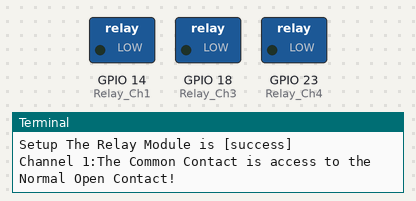
Recording of a program running on a simulated Raspberry Pi (BCM pin numbers). Shown: switched loads named in the program (green lamp = pin HIGH), the last lines printed to the terminal.

Above: at 0.5 s.
At 2.0 s:
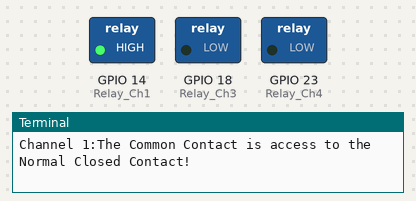
At 4.0 s:
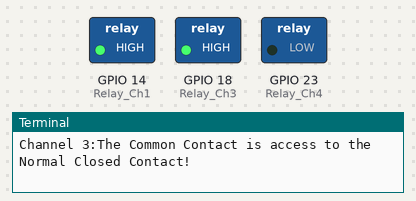
At 5.5 s:
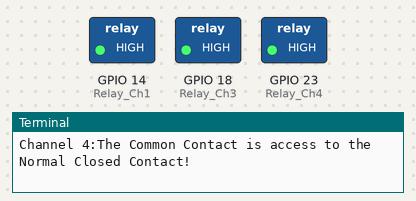
At 6.5 s:
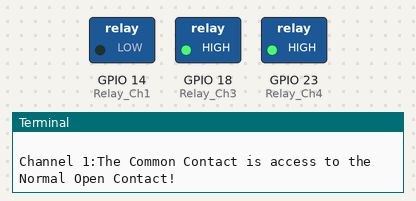
Timing chart, 0 to 7.8 s (numbered marks = the images above):
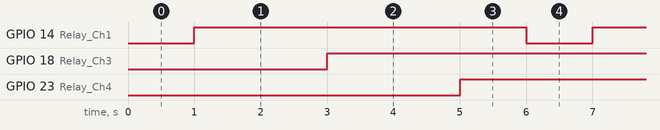

The program:

relay_module.py
```python
import RPi.GPIO as GPIO

import time

Relay_Ch1 = 14

#Relay_Ch2 = 15

Relay_Ch3 = 18

Relay_Ch4 = 23

GPIO.setwarnings(False)

GPIO.setmode(GPIO.BCM)

GPIO.setup(Relay_Ch1,GPIO.OUT)
#GPIO.setup(Relay_Ch2,GPIO.OUT)
GPIO.setup(Relay_Ch3,GPIO.OUT)
GPIO.setup(Relay_Ch4,GPIO.OUT)


print("Setup The Relay Module is [success]")

try:
    while True:

#Control the Channel 1

      GPIO.output(Relay_Ch1,GPIO.LOW)

      print("Channel 1:The Common Contact is access to the Normal Open Contact!")

      time.sleep(1)

      GPIO.output(Relay_Ch1,GPIO.HIGH)

      print("Channel 1:The Common Contact is access to the Normal Closed Contact!\n")

      time.sleep(1)

#Control the Channel 2

      #GPIO.output(Relay_Ch2,GPIO.LOW)

      #print("Channel 2:The Common Contact is access to the Normal Open Contact!")

      #time.sleep(1)

      #GPIO.output(Relay_Ch2,GPIO.HIGH)

      #print("Channel 2:The Common Contact is access to the Normal Closed Contact!\n")

      #time.sleep(1)

#Control the Channel 3

      GPIO.output(Relay_Ch3,GPIO.LOW)

      print("Channel 3:The Common Contact is access to the Normal Open Contact!")

      time.sleep(1)

      GPIO.output(Relay_Ch3,GPIO.HIGH)

      print("Channel 3:The Common Contact is access to the Normal Closed Contact!\n")

      time.sleep(1)

#Control the Channel 4

      GPIO.output(Relay_Ch4,GPIO.LOW)

      print("Channel 4:The Common Contact is access to the Normal Open Contact!")

      time.sleep(1)

      GPIO.output(Relay_Ch4,GPIO.HIGH)

      print("Channel 4:The Common Contact is access to the Normal Closed Contact!\n")

      time.sleep(1)

except:

      print("except")

GPIO.cleanup()
```

Measured:
- by itself, GPIO 14 (Relay_Ch1), GPIO 18 (Relay_Ch3), GPIO 23 (Relay_Ch4): alternates HIGH for 5.0 s and LOW for 1.0 s
